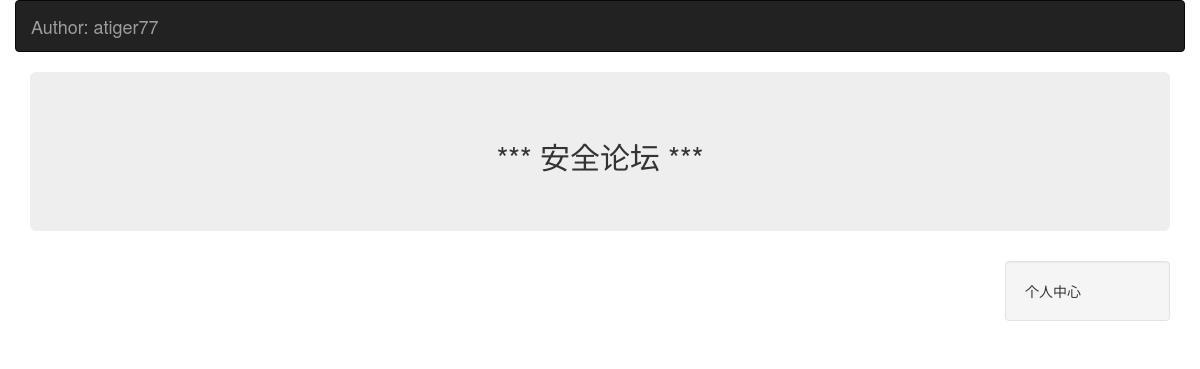
/, run on an earlier commit of the app's database.
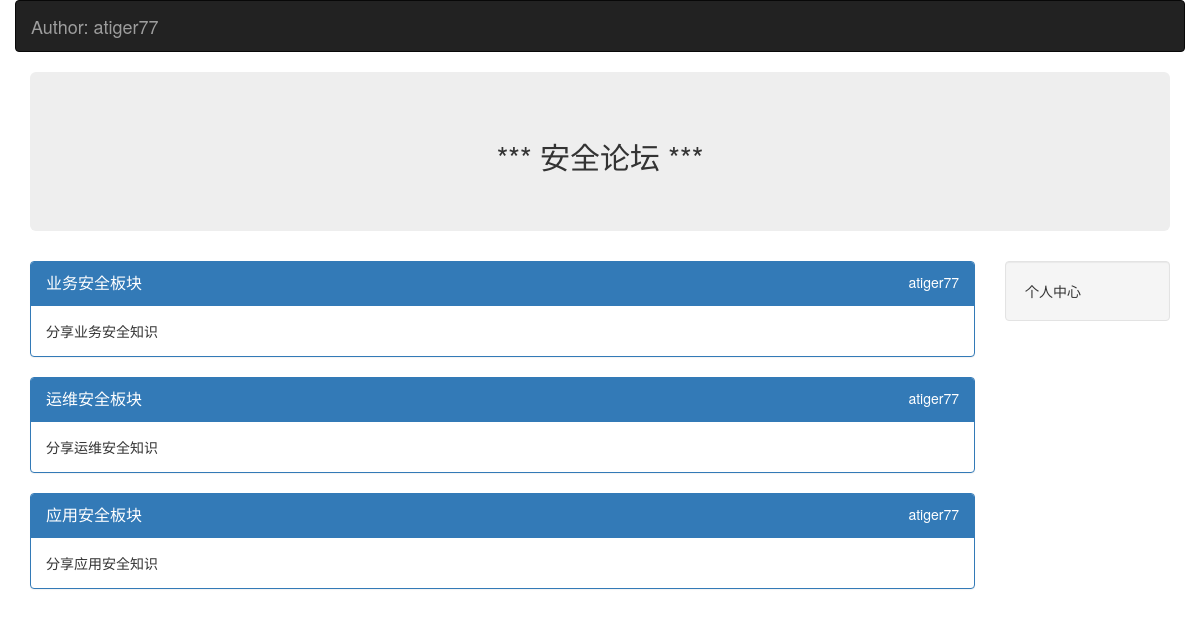
And on a later commit of the database.
### Block/models.py (models this page shows, shortened)
class Block(models.Model):
    name = models.CharField(u"板块名称",max_length=60)
    desc = models.CharField(u"板块描述",max_length=100)
    manager =  models.CharField(u"管理员名称",max_length=30)
    status = models.IntegerField(u"状态",choices=((0,"正常"),(1,"删除")))
    class Meta:
        verbose_name = "板块"
        verbose_name_plural = "板块"

### views.py (the view)
# urls.py: url(r'^$',views.index),
def index(request):
    block_info = Block.objects.filter(status=0).order_by("id")
    return render(request,"index.html",{"blocks":block_info})

### templates/index.html (shortened to what this page needs)
<!DOCTYPE html>
<html>
<head>
    <link rel="stylesheet" href="/static/css/bootstrap.min.css">
</head>
<body>
  <div class="container">
      <div class="row">
          <nav class="navbar navbar-inverse" role="navigation">
            <div class="container-fluid">
            <div class="navbar-header">
            <a class="navbar-brand" href="#">Author: atiger77</a>
            </div>
            </div>
           </nav>
          <div class="col-xs-12 col-md-12">
              <div class="jumbotron">
                <center><h2>*** 安全论坛 ***</h2></center>
              </div>
          </div>
      </div>
      <div class="row">
          <div class="col-xs-12 col-md-10">
            {% for b in blocks %}
            <div class="panel panel-primary">
                <div class="panel-heading">
                    <span class="panel-title "><a href="#">{{ b.name }}</a></span>
                    <span class="pull-right">{{ b.manager }}</span>
                </div>
                <div class="panel-body">
                 {{ b.desc }}
                </div>
            </div>
            {% endfor %}
          </div>
          <div class="col-xs-12 col-md-2">
              <div class="well">个人中心</div>
          </div>
       </div>
   </div>
</body>
</html>

What changed in the data, as far as the page shows it:
added Block: name "业务安全板块", manager "atiger77", desc "分享业务安全知识"
added Block: name "运维安全板块", manager "atiger77", desc "分享运维安全知识"
added Block: name "应用安全板块", manager "atiger77", desc "分享应用安全知识"
